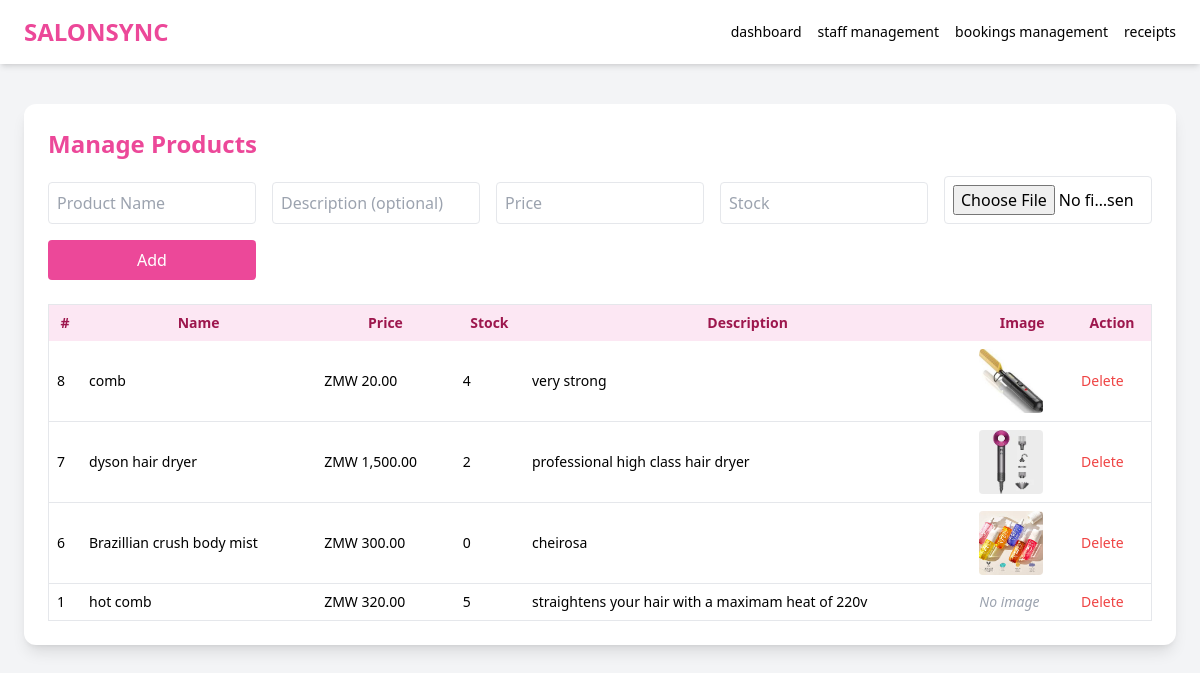
/admin/manage_products.php (signed in), run on the app's committed database.
### tables this page shows
CREATE TABLE `products` (
  `id` int NOT NULL AUTO_INCREMENT,
  `name` varchar(100) NOT NULL,
  `description` text,
  `price` decimal(10,2) NOT NULL,
  `stock` int DEFAULT '0',
  `image_url` text,
  `image_file` text,
  `created_at` timestamp NULL DEFAULT CURRENT_TIMESTAMP,
  PRIMARY KEY (`id`)
);

### admin/manage_products.php (the view, shortened to what this page needs)
<?php
require_once '../db.php';
$products = $conn->query("SELECT * FROM products ORDER BY created_at DESC");
?>
<!DOCTYPE html>
<html>
<head>
  <script src="https://cdn.tailwindcss.com"></script>
</head>
  <nav class="bg-white shadow-md py-4 px-6 flex justify-between items-center">
  <h1 class="text-2xl font-bold text-pink-500">SALONSYNC</h1>
  <ul class="flex space-x-4 text-sm font-medium">
    <li><a href="dashboard.php" class="hover:text-pink-600">dashboard</a></li>
    <li><a href="manage_staff.php" class="hover:text-pink-600">staff management</a></li>
    <li><a href="view_bookings.php" class="hover:text-pink-600">bookings management</a></li>
    <li><a href="issue_receipts.php" class="hover:text-pink-600">receipts</a></li>
  </ul>
</nav>
<body class="bg-gray-100 min-h-screen">
  <div class="max-w-6xl mx-auto p-6 mt-10 bg-white shadow-lg rounded-xl">
    <h2 class="text-2xl font-bold text-pink-500 mb-4">Manage Products</h2>
    <form method="POST" enctype="multipart/form-data" class="grid grid-cols-1 md:grid-cols-5 gap-4 items-end mb-6">
      <input type="text" name="name" placeholder="Product Name" required class="p-2 border rounded">
      <input type="text" name="description" placeholder="Description (optional)" class="p-2 border rounded">
      <input type="number" step="0.01" name="price" placeholder="Price" required class="p-2 border rounded">
      <input type="number" name="stock" placeholder="Stock" required class="p-2 border rounded">
      <input type="file" name="product_image" accept="image/*" class="p-2 border rounded">
      <button type="submit" name="add_product" class="bg-pink-500 text-white px-4 py-2 rounded hover:bg-pink-600 col-span-full md:col-span-1">Add</button>
    </form>
    <div class="overflow-x-auto">
      <table class="min-w-full table-auto text-sm border">
        <thead class="bg-pink-100 text-pink-800">
          <tr>
            <th class="p-2">#</th>
            <th class="p-2">Name</th>
            <th class="p-2">Price</th>
            <th class="p-2">Stock</th>
            <th class="p-2">Description</th>
            <th class="p-2">Image</th>
            <th class="p-2">Action</th>
          </tr>
        </thead>
        <tbody>
          <?php while ($row = $products->fetch_assoc()): ?>
          <tr class="border-b">
            <td class="p-2"><?= $row["id"] ?></td>
            <td class="p-2 font-medium"><?= htmlspecialchars($row["name"]) ?></td>
            <td class="p-2">ZMW <?= number_format($row["price"], 2) ?></td>
            <td class="p-2"><?= $row["stock"] ?></td>
            <td class="p-2"><?= htmlspecialchars($row["description"]) ?></td>
            <td class="p-2">
              <?php if (!empty($row["image_url"])): ?>
                <img src="../uploads/<?= htmlspecialchars($row["image_url"]) ?>" alt="Image" class="w-16 h-16 object-cover rounded">
              <?php else: ?>
                <span class="text-gray-400 italic">No image</span>
              <?php endif; ?>
            </td>
            <td class="p-2">
              <a href="?delete=<?= $row["id"] ?>" onclick="return confirm('Delete this product?')" class="text-red-500 hover:underline">Delete</a>
            </td>
          </tr>
          <?php endwhile; ?>
        </tbody>
      </table>
    </div>
  </div>
</body>
</html>

### data on the page
products: id "8", name "comb", price "20.00", stock "4", description "very strong", image_url (picture)
products: id "7", name "dyson hair dryer", price "1,500.00", stock "2", description "professional high class hair dryer", image_url (picture)
products: id "6", name "Brazillian crush body mist", price "300.00", stock "0", description "cheirosa", image_url (picture)
products: id "1", name "hot comb", price "320.00", stock "5", description "straightens your hair with a maximam heat of 220v", shows "No image"
